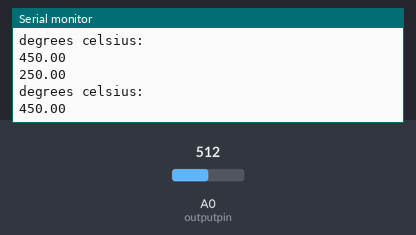
A sketch run on a simulated Arduino Uno, built with avr-gcc and run on an emulated ATmega328P. Parts: the last lines printed to the serial monitor. The inputs (shaded band) are chosen by the test bench; at power-on: A0 (outputpin) = 512.

Above: at 1.8 s.
1.9 s: A0 (outputpin) set to 716
At 2.8 s:
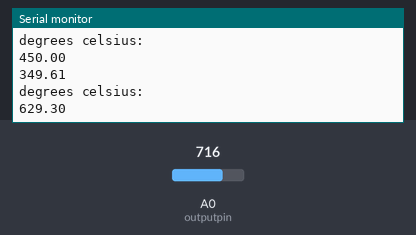
3.4 s: A0 (outputpin) set to 900
At 4.7 s:
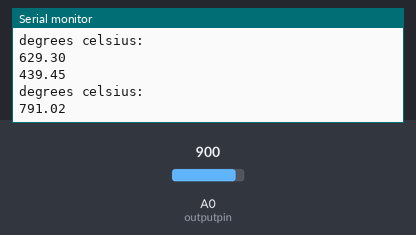
Timing chart, 0 to 6.4 s (numbered marks = the images above; inputs shaded):
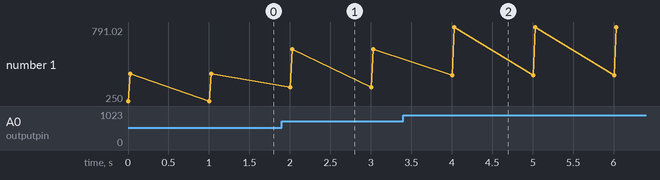

The sketch:

tempsensor.ino
```cpp
int outputpin=0;
int celsius;
void setup()
{
  // put your setup code here, to run once:
  Serial.begin(9600);
}

void loop()
{
  // put your main code here, to run repeatedly:
 int rawvoltage=analogRead(outputpin);
 float millivolts=(rawvoltage/1024.0)*5000;
 float celsius=millivolts/10;
 Serial.println(celsius);
 Serial.println("degrees celsius:");
 Serial.println((celsius*9)/5);
 delay(1000);
}
```

Measured:
- after the input at 1.9 s, the serial monitor: prints a new line after 0.10 s (image 1)
- after the input at 3.4 s, the serial monitor: prints a new line after 0.61 s (image 2)
- plotted number 1: 450 → 629.3 after the input at 1.9 s, 629.3 → 791.02 after the input at 3.4 s
